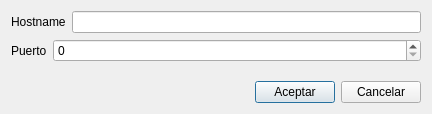
<?xml version="1.0" encoding="UTF-8"?>
<ui version="4.0">
 <class>DuMessengerConnectionDialog</class>
 <widget class="QDialog" name="DuMessengerConnectionDialog">
  <property name="geometry">
   <rect>
    <x>0</x>
    <y>0</y>
    <width>432</width>
    <height>114</height>
   </rect>
  </property>
  <property name="windowTitle">
   <string>Dialog</string>
  </property>
  <layout class="QGridLayout" name="gridLayout">
   <item row="0" column="0">
    <layout class="QHBoxLayout" name="horizontalLayout">
     <item>
      <widget class="QLabel" name="label">
       <property name="text">
        <string>Hostname</string>
       </property>
      </widget>
     </item>
     <item>
      <widget class="QLineEdit" name="hostname"/>
     </item>
    </layout>
   </item>
   <item row="1" column="0">
    <layout class="QFormLayout" name="formLayout">
     <item row="0" column="0">
      <widget class="QLabel" name="label_2">
       <property name="text">
        <string>Puerto</string>
       </property>
      </widget>
     </item>
     <item row="0" column="1">
      <widget class="QSpinBox" name="port">
       <property name="maximum">
        <number>999999999</number>
       </property>
      </widget>
     </item>
    </layout>
   </item>
   <item row="2" column="0">
    <layout class="QHBoxLayout" name="horizontalLayout_2">
     <item>
      <spacer name="horizontalSpacer">
       <property name="orientation">
        <enum>Qt::Horizontal</enum>
       </property>
       <property name="sizeHint" stdset="0">
        <size>
         <width>40</width>
         <height>20</height>
        </size>
       </property>
      </spacer>
     </item>
     <item>
      <widget class="QPushButton" name="ok">
       <property name="text">
        <string>Aceptar</string>
       </property>
      </widget>
     </item>
     <item>
      <widget class="QPushButton" name="cancel">
       <property name="text">
        <string>Cancelar</string>
       </property>
      </widget>
     </item>
    </layout>
   </item>
  </layout>
 </widget>
 <resources/>
 <connections/>
</ui>
